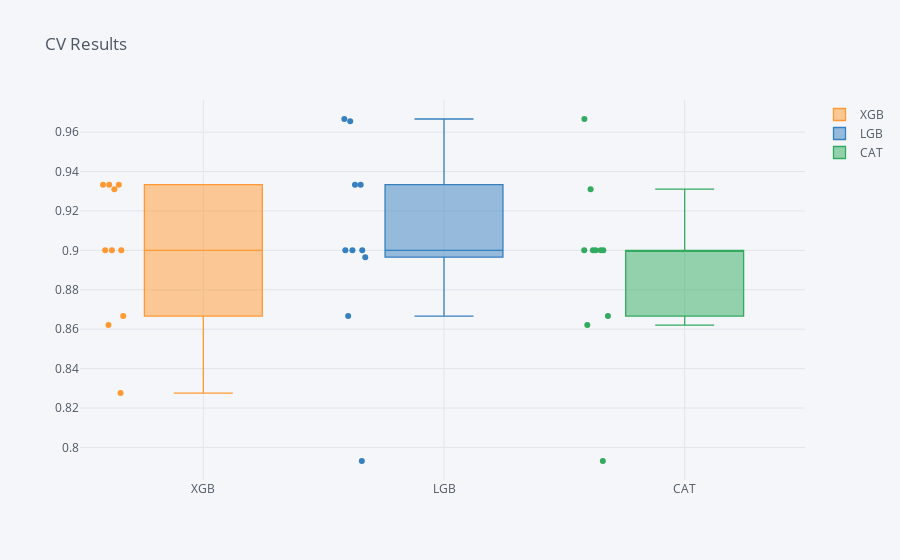
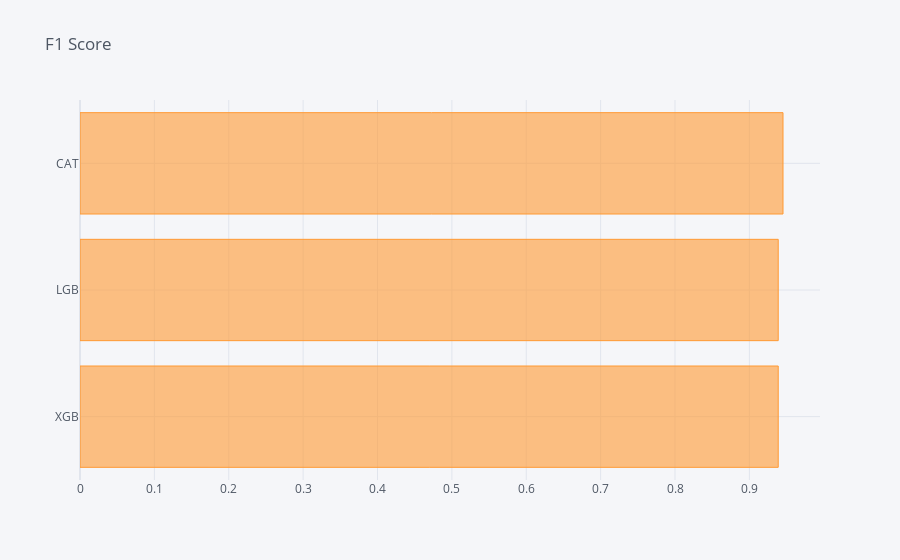
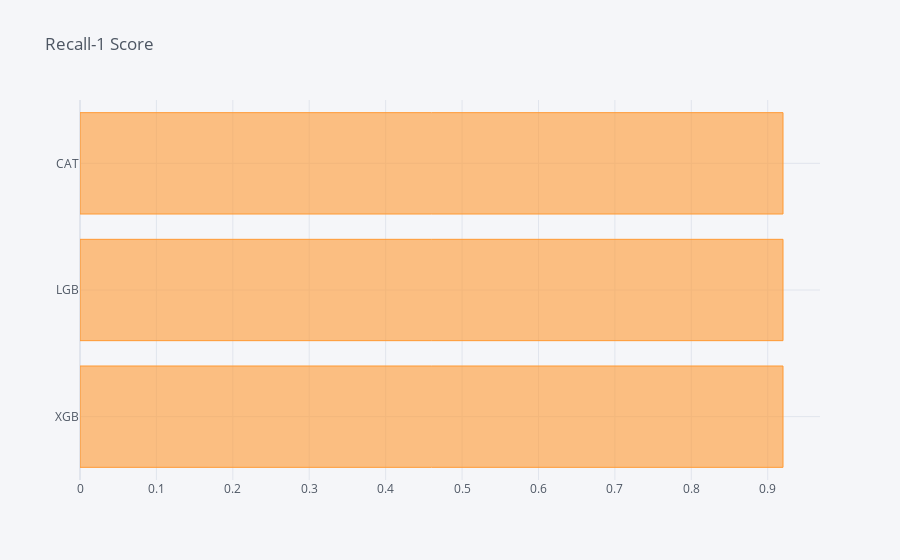
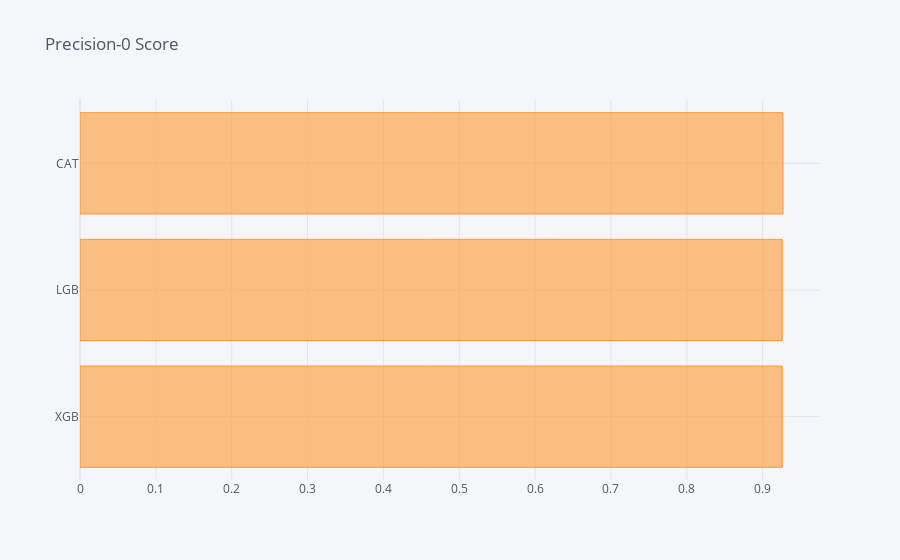

The notebook cell these images were saved under, in order:
### Code cell
models = []
models.append(("XGB", XGBClassifier(random_state=42, verbosity = 0)))
models.append(("LGB", LGBMClassifier(random_state=42)))
models.append(("CAT", CatBoostClassifier(random_state=42,
                                         verbose=0, 
                                         cat_features=X_categorical_list)))

# evaluate each model in turn

results = []
names = []
f1_scores = []
recall_scores = []
precision_scores = []
roc_auc_scores = []
precision_recall_auc_scores = []

for name, model in models:
    if name != "CAT":
        pipe = Pipeline([("model", model)])
        kfold = StratifiedKFold(n_splits=10, random_state=42, shuffle=True)
        cv_results = cross_val_score(pipe, X_train, y_train, cv=kfold, scoring="recall")

        results.append(cv_results)
        names.append(name)

        print(f"{name} MODEL: {round(cv_results.mean(), 4)}")
        y_pred = pipe.fit(X_train, y_train).predict(X_test)

        f1_scores.append(f1_score(y_test, y_pred))
        recall_scores.append(recall_score(y_test, y_pred))
        precision_scores.append(precision_score(y_test, y_pred, pos_label=0))
        roc_auc_scores.append(roc_auc_score(y_test, y_pred))
        # calculate the precision-recall auc
        precision, recall, _ = precision_recall_curve(y_test, y_pred)
        precision_recall_auc_scores.append(auc(recall, precision))
        
        comp_recall.append(recall_score(y_test, y_pred))
        comp_recall_name.append(f"{name} Default")

    else:
        
        kfold = StratifiedKFold(n_splits=10, random_state=42, shuffle=True)
        cv_results = cross_val_score(model, X_train, y_train, cv=kfold, scoring="recall")

        results.append(cv_results)
        names.append(name)

        print(f"{name} MODEL: {round(cv_results.mean(), 4)}")
        
        y_pred = model.fit(X_train, y_train, cat_features=X_categorical_list).predict(X_test)

        f1_scores.append(f1_score(y_test, y_pred))
        recall_scores.append(recall_score(y_test, y_pred))
        precision_scores.append(precision_score(y_test, y_pred, pos_label=0))
        roc_auc_scores.append(roc_auc_score(y_test, y_pred))
        # calculate the precision-recall auc
        precision, recall, _ = precision_recall_curve(y_test, y_pred)
        precision_recall_auc_scores.append(auc(recall, precision))
        
        comp_recall.append(recall_score(y_test, y_pred))
        comp_recall_name.append(f"{name} Default")
    
result_df = pd.DataFrame(results, columns=[i for i in range(1, 11)], index=names).T
result_df.iplot(kind="box", boxpoints="all", title="CV Results")

compare = pd.DataFrame({"F1": f1_scores,
                        "Recall-1": recall_scores,
                        "Precision-0": precision_scores,
                        "ROC AUC": roc_auc_scores,
                        "Recall AUC": precision_recall_auc_scores
                        }, index=names)

for score in compare.columns:
    compare[score].sort_values().iplot(kind="barh", title=f"{score} Score")
    
compare

### Figure 1 — Plotly figure (JSON) as saved in the notebook; plotly's stock layout.template omitted (floating-point values rounded to 4 significant figures)
{"data": [{"boxpoints": "all", "line": {"width": 1.3}, "marker": {"color": "rgba(255, 153, 51, 1.0)"}, "name": "XGB", "orientation": "v", "type": "box", "y": [0.8276, 0.9333, 0.9333, 0.9333, 0.8667, 0.9, 0.9, 0.9, 0.8621, 0.931]}, {"boxpoints": "all", "line": {"width": 1.3}, "marker": {"color": "rgba(55, 128, 191, 1.0)"}, "name": "LGB", "orientation": "v", "type": "box", "y": [0.7931, 0.9, 0.9333, 0.9333, 0.9, 0.9, 0.9667, 0.8667, 0.8966, 0.9655]}, {"boxpoints": "all", "line": {"width": 1.3}, "marker": {"color": "rgba(50, 171, 96, 1.0)"}, "name": "CAT", "orientation": "v", "type": "box", "y": [0.7931, 0.9, 0.9, 0.9, 0.8667, 0.9, 0.9667, 0.9, 0.8621, 0.931]}], "layout": {"legend": {"bgcolor": "#F5F6F9", "font": {"color": "#4D5663"}}, "paper_bgcolor": "#F5F6F9", "plot_bgcolor": "#F5F6F9", "title": {"font": {"color": "#4D5663"}, "text": "CV Results"}, "xaxis": {"gridcolor": "#E1E5ED", "showgrid": true, "tickfont": {"color": "#4D5663"}, "title": {"font": {"color": "#4D5663"}, "text": ""}, "zerolinecolor": "#E1E5ED"}, "yaxis": {"gridcolor": "#E1E5ED", "showgrid": true, "tickfont": {"color": "#4D5663"}, "title": {"font": {"color": "#4D5663"}, "text": ""}, "zerolinecolor": "#E1E5ED"}}}

### Figure 2 — Plotly figure (JSON) as saved in the notebook; plotly's stock layout.template omitted (floating-point values rounded to 4 significant figures)
{"data": [{"marker": {"color": "rgba(255, 153, 51, 0.6)", "line": {"color": "rgba(255, 153, 51, 1.0)", "width": 1}}, "name": "F1", "orientation": "h", "text": "", "type": "bar", "x": [0.9388, 0.9388, 0.9452], "y": ["XGB", "LGB", "CAT"]}], "layout": {"legend": {"bgcolor": "#F5F6F9", "font": {"color": "#4D5663"}}, "paper_bgcolor": "#F5F6F9", "plot_bgcolor": "#F5F6F9", "title": {"font": {"color": "#4D5663"}, "text": "F1 Score"}, "xaxis": {"gridcolor": "#E1E5ED", "showgrid": true, "tickfont": {"color": "#4D5663"}, "title": {"font": {"color": "#4D5663"}, "text": ""}, "zerolinecolor": "#E1E5ED"}, "yaxis": {"gridcolor": "#E1E5ED", "showgrid": true, "tickfont": {"color": "#4D5663"}, "title": {"font": {"color": "#4D5663"}, "text": ""}, "zerolinecolor": "#E1E5ED"}}}

### Figure 3 — Plotly figure (JSON) as saved in the notebook; plotly's stock layout.template omitted (floating-point values rounded to 4 significant figures)
{"data": [{"marker": {"color": "rgba(255, 153, 51, 0.6)", "line": {"color": "rgba(255, 153, 51, 1.0)", "width": 1}}, "name": "Recall-1", "orientation": "h", "text": "", "type": "bar", "x": [0.92, 0.92, 0.92], "y": ["XGB", "LGB", "CAT"]}], "layout": {"legend": {"bgcolor": "#F5F6F9", "font": {"color": "#4D5663"}}, "paper_bgcolor": "#F5F6F9", "plot_bgcolor": "#F5F6F9", "title": {"font": {"color": "#4D5663"}, "text": "Recall-1 Score"}, "xaxis": {"gridcolor": "#E1E5ED", "showgrid": true, "tickfont": {"color": "#4D5663"}, "title": {"font": {"color": "#4D5663"}, "text": ""}, "zerolinecolor": "#E1E5ED"}, "yaxis": {"gridcolor": "#E1E5ED", "showgrid": true, "tickfont": {"color": "#4D5663"}, "title": {"font": {"color": "#4D5663"}, "text": ""}, "zerolinecolor": "#E1E5ED"}}}

### Figure 4 — Plotly figure (JSON) as saved in the notebook; plotly's stock layout.template omitted (floating-point values rounded to 4 significant figures)
{"data": [{"marker": {"color": "rgba(255, 153, 51, 0.6)", "line": {"color": "rgba(255, 153, 51, 1.0)", "width": 1}}, "name": "Precision-0", "orientation": "h", "text": "", "type": "bar", "x": [0.9259, 0.9259, 0.9268], "y": ["XGB", "LGB", "CAT"]}], "layout": {"legend": {"bgcolor": "#F5F6F9", "font": {"color": "#4D5663"}}, "paper_bgcolor": "#F5F6F9", "plot_bgcolor": "#F5F6F9", "title": {"font": {"color": "#4D5663"}, "text": "Precision-0 Score"}, "xaxis": {"gridcolor": "#E1E5ED", "showgrid": true, "tickfont": {"color": "#4D5663"}, "title": {"font": {"color": "#4D5663"}, "text": ""}, "zerolinecolor": "#E1E5ED"}, "yaxis": {"gridcolor": "#E1E5ED", "showgrid": true, "tickfont": {"color": "#4D5663"}, "title": {"font": {"color": "#4D5663"}, "text": ""}, "zerolinecolor": "#E1E5ED"}}}
